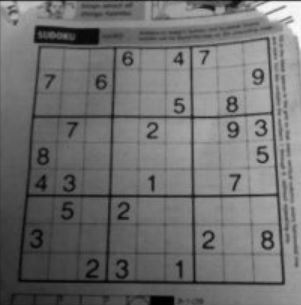
#> input picture image processing codes/KODLAR8_Histogram_Islemleri/KODLAR8_Histogram_Islemleri/Resim6_sudoku.JPG, 301 x 305 px
$ python K8_2_7_RESIM_Histogram_Esitleme_ADAPTIF.py
#> lines starting #> are read from the running program, lines starting #| are printed output that depends on the picture
# -*- coding: utf-8 -*-
"""
Created on Tue Mar 26 06:06:23 2024

@author: muozi
"""


import cv2
import numpy as np
from matplotlib import pyplot as plt

img = cv2.imread('Resim6_sudoku.JPG', 0)
#> img is the input picture: shape (305, 301); min 0, max 253, mean 111.1

# Görüntünün histogramını hesapla
hist = cv2.calcHist([img], [0], None, [256], [0, 256])
#> hist = 256 values, max 951 at index 117, min 0 at index 254, mean 358.6

# Adaptif histogram eşitleme için CLAHE nesnesi oluştur
# clipLimit parametresi, CLAHE (Contrast Limited Adaptive Histogram Equalization -
# Kontrast Sınırlı Uyarlamalı Histogram Eşitleme) işleminde kullanılan bir parametredir.
# Bu parametre, adaptif histogram eşitleme işlemindeki kontrast kısıtlamasını belirler.
# tileGridSize=pencere boyutu
clahe = cv2.createCLAHE(clipLimit=2.0, tileGridSize=(5, 5))

# Görüntüyü adaptif histogram eşitle
equ = clahe.apply(img)
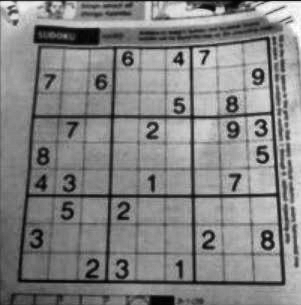
#> equ: shape (305, 301); min 1, max 255, mean 131

# Eşitlenmiş görüntünün histogramını hesapla
hist2 = cv2.calcHist([equ], [0], None, [256], [0, 256])
#> hist2 = 256 values, max 1190 at index 138, min 0 at index 0, mean 358.6

# İşlenmiş görüntüleri görselleştirme
plt.figure(figsize=(12, 8))

plt.subplot(2, 2, 1)
plt.imshow(img, cmap='gray')
plt.title('Orijinal Gri Seviye Görüntü')

plt.subplot(2, 2, 2)
plt.plot(hist, color='b')
plt.title('Orijinal Gri Seviye Histogram')

plt.subplot(2, 2, 3)
plt.imshow(equ, cmap='gray')
plt.title('Adaptif Histogram Eşitleme Sonrası Görüntü')

plt.subplot(2, 2, 4)
plt.plot(hist2, color='b')
plt.title('Adaptif Histogram Eşitleme Sonrası Histogram')

plt.show()
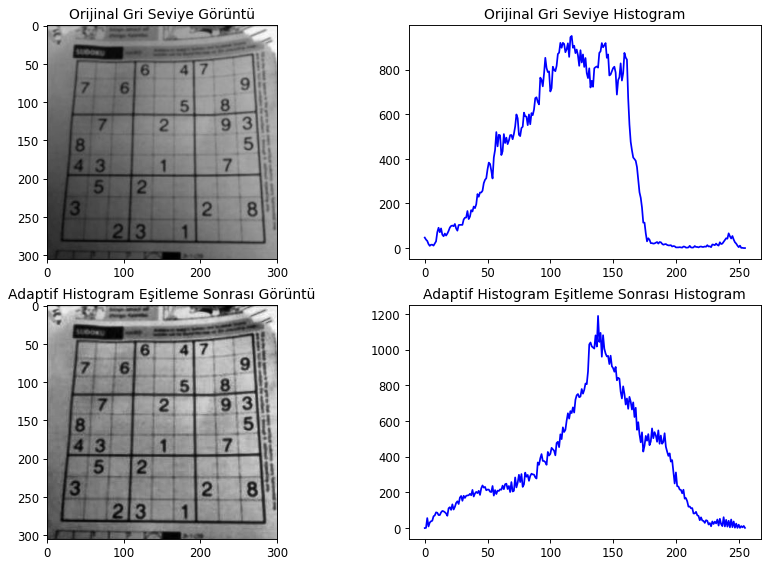
#> figure drawn by matplotlib, 4 panels; panel 2: curve peaks at x = 117, y = 951; panel 4: curve peaks at x = 138, y = 1190

cv2.waitKey(0)
cv2.destroyAllWindows()

$ run again, with image processing codes/KODLAR8_Histogram_Islemleri/KODLAR8_Histogram_Islemleri/Resim13_Rontgen_Panoramik.jpg copied over image processing codes/KODLAR8_Histogram_Islemleri/KODLAR8_Histogram_Islemleri/Resim6_sudoku.JPG
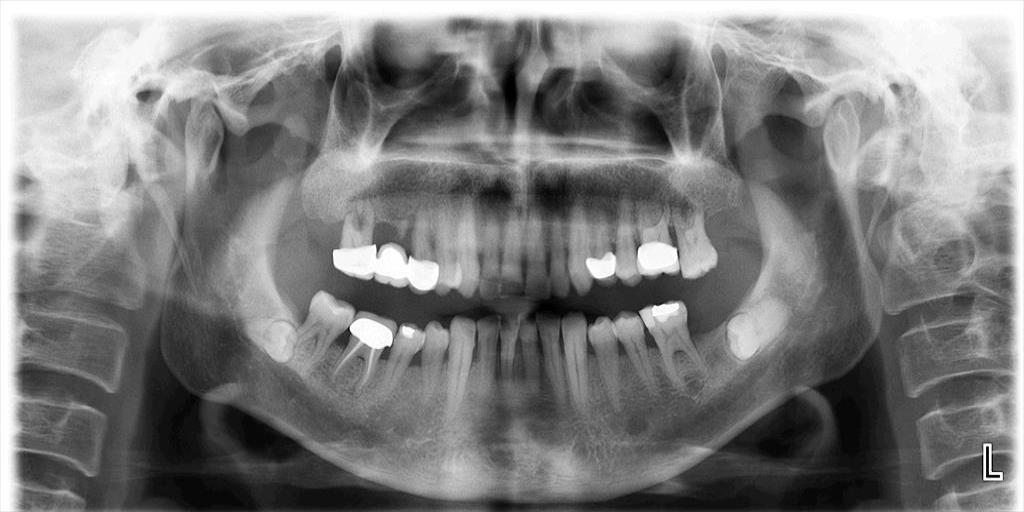
#> input picture image processing codes/KODLAR8_Histogram_Islemleri/KODLAR8_Histogram_Islemleri/Resim13_Rontgen_Panoramik.jpg, 1024 x 512 px
#> img is the input picture: shape (512, 1024); min 0, max 255, mean 127.4
#> hist = 256 values, max 11088 at index 255, min 41 at index 3, mean 2048
#> `equ = clahe.apply(img)`:
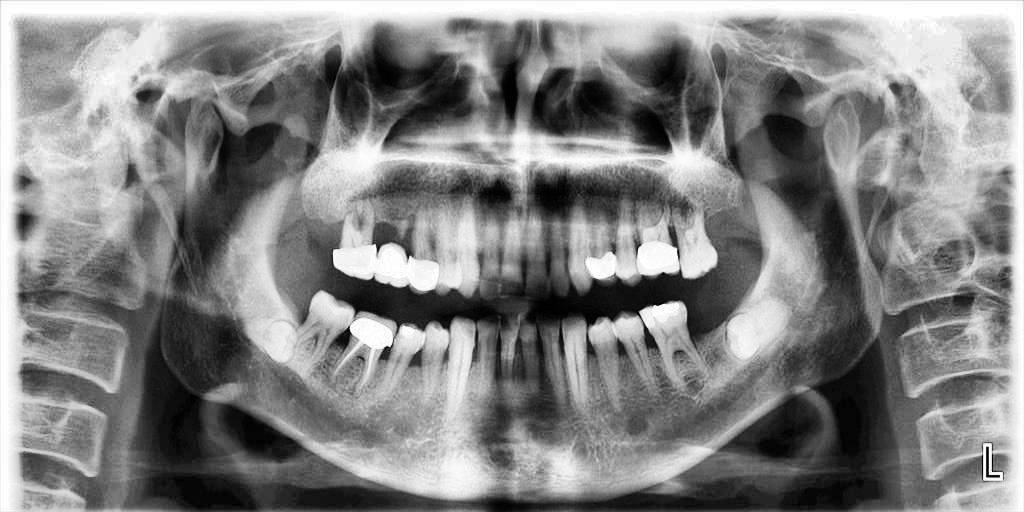
#> equ: shape (512, 1024); min 0, max 255, mean 131.8
#> hist2 = 256 values, max 11093 at index 255, min 110 at index 0, mean 2048
#> `plt.show()`:
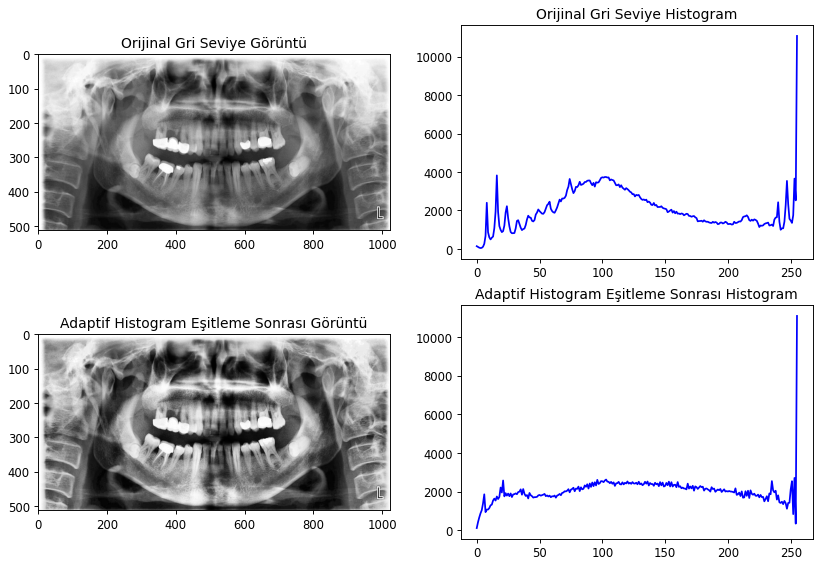
#> figure drawn by matplotlib, 4 panels; panel 2: curve peaks at x = 255, y = 11088; panel 4: curve peaks at x = 255, y = 11093

$ run again, with image processing codes/KODLAR8_Histogram_Islemleri/KODLAR8_Histogram_Islemleri/Resim17_Bitewing1.jpg copied over image processing codes/KODLAR8_Histogram_Islemleri/KODLAR8_Histogram_Islemleri/Resim6_sudoku.JPG
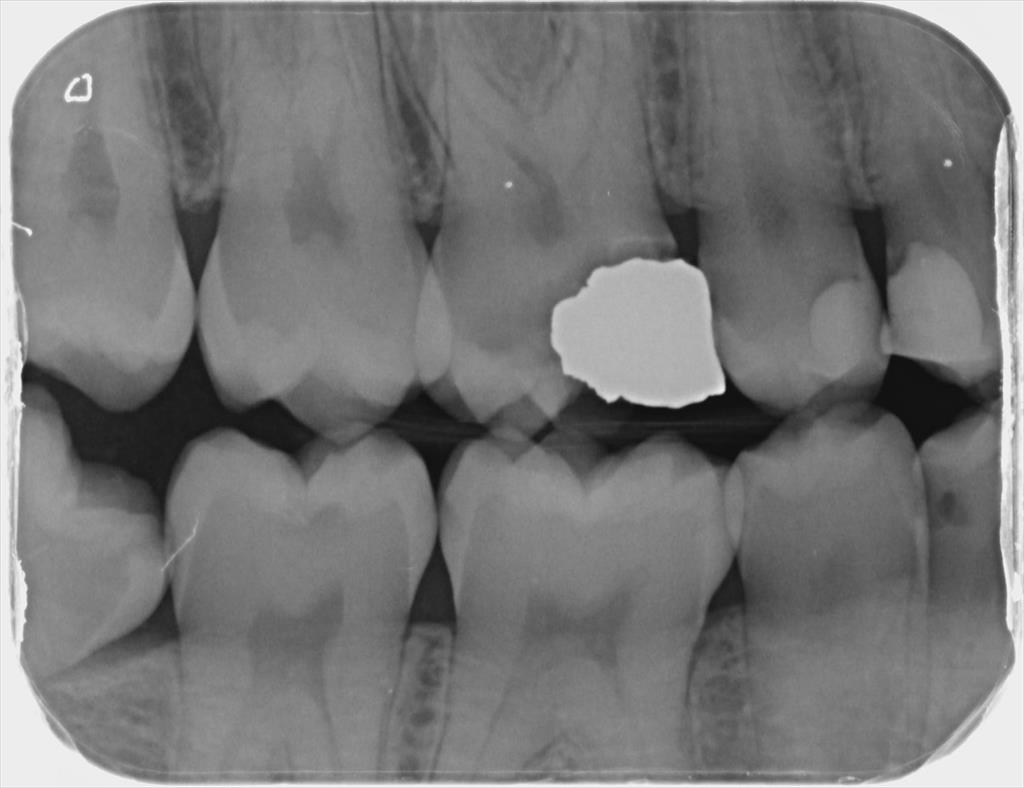
#> input picture image processing codes/KODLAR8_Histogram_Islemleri/KODLAR8_Histogram_Islemleri/Resim17_Bitewing1.jpg, 1024 x 788 px
#> img is the input picture: shape (788, 1024); min 12, max 253, mean 118.6
#> hist = 256 values, max 18085 at index 237, min 0 at index 0, mean 3152
#> `equ = clahe.apply(img)`:
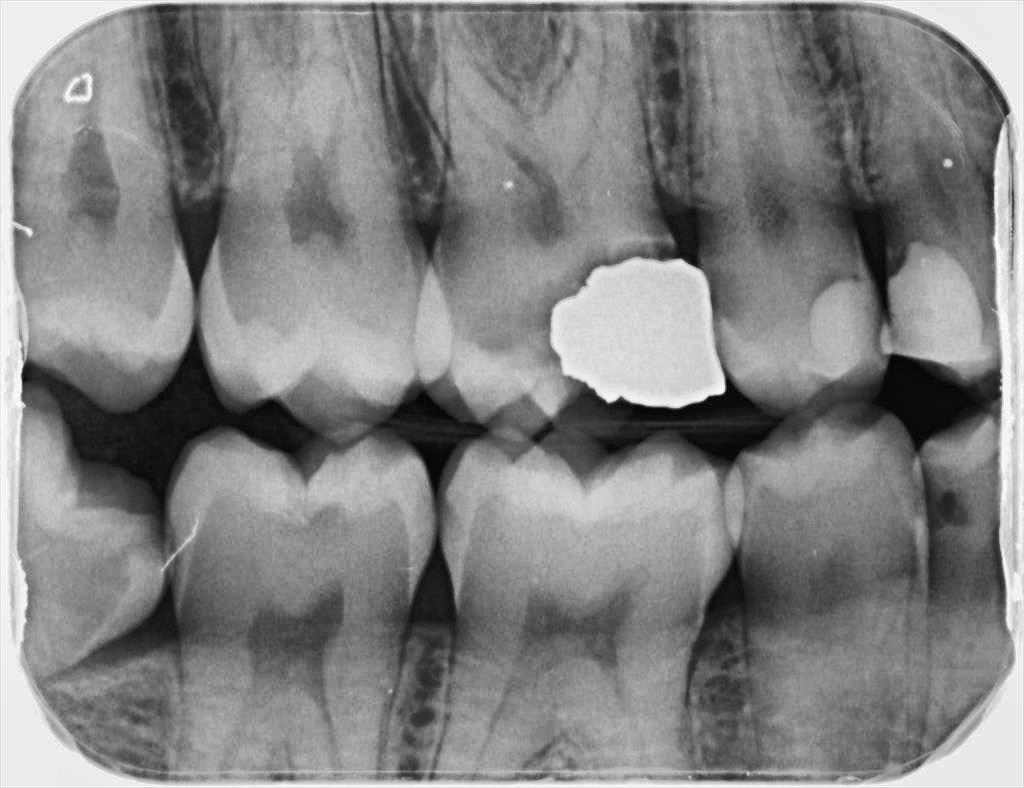
#> equ: shape (788, 1024); min 4, max 254, mean 130.2
#> hist2 = 256 values, max 8802 at index 236, min 0 at index 0, mean 3152
#> `plt.show()`:
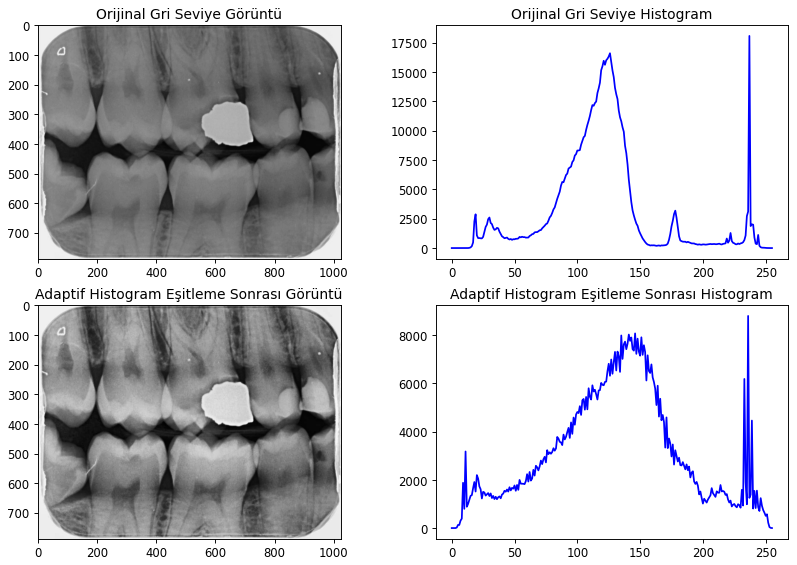
#> figure drawn by matplotlib, 4 panels; panel 2: curve peaks at x = 237, y = 18085; panel 4: curve peaks at x = 236, y = 8802

$ run again, with image processing codes/KODLAR8_Histogram_Islemleri/KODLAR8_Histogram_Islemleri/Resim18_Bitewing2.jpg copied over image processing codes/KODLAR8_Histogram_Islemleri/KODLAR8_Histogram_Islemleri/Resim6_sudoku.JPG
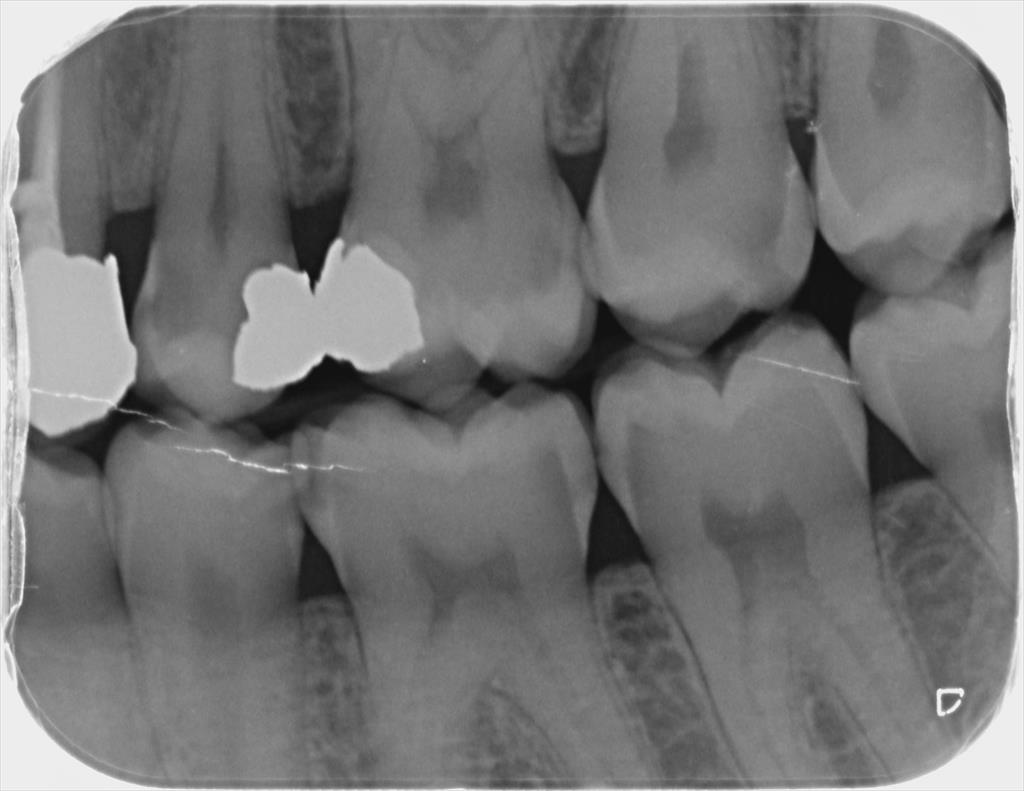
#> input picture image processing codes/KODLAR8_Histogram_Islemleri/KODLAR8_Histogram_Islemleri/Resim18_Bitewing2.jpg, 1024 x 791 px
#> img is the input picture: shape (791, 1024); min 13, max 255, mean 116.5
#> hist = 256 values, max 16399 at index 237, min 0 at index 0, mean 3164
#> `equ = clahe.apply(img)`:
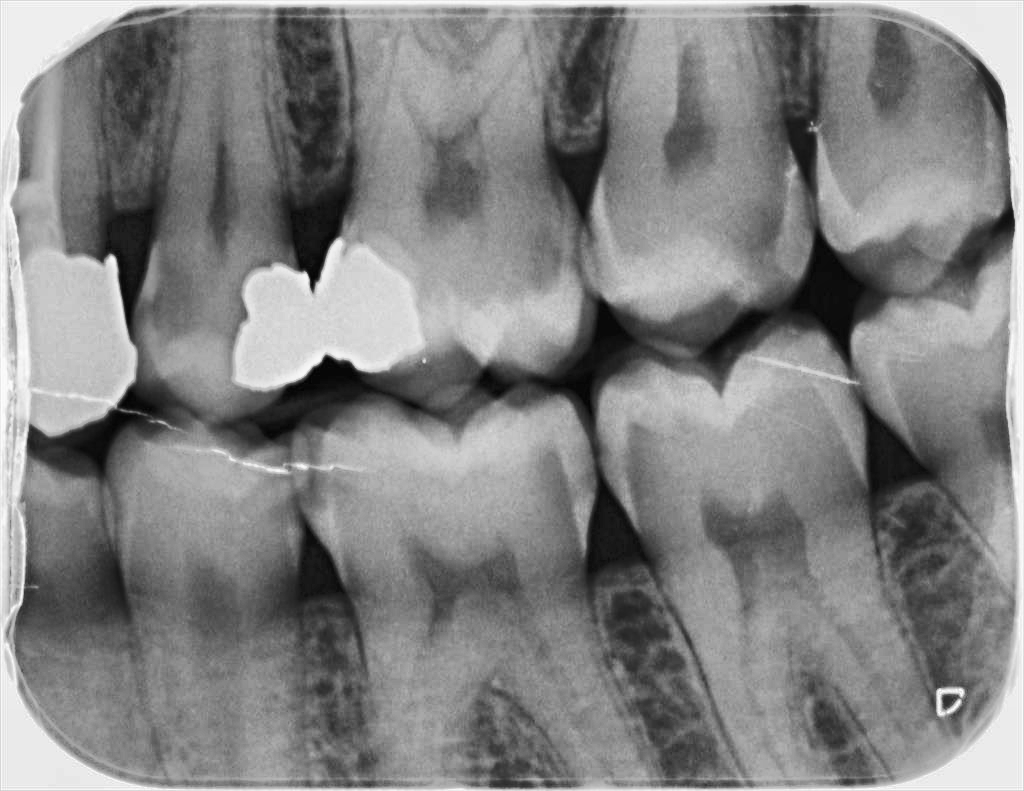
#> equ: shape (791, 1024); min 3, max 255, mean 130.1
#> hist2 = 256 values, max 8069 at index 235, min 0 at index 0, mean 3164
#> `plt.show()`:
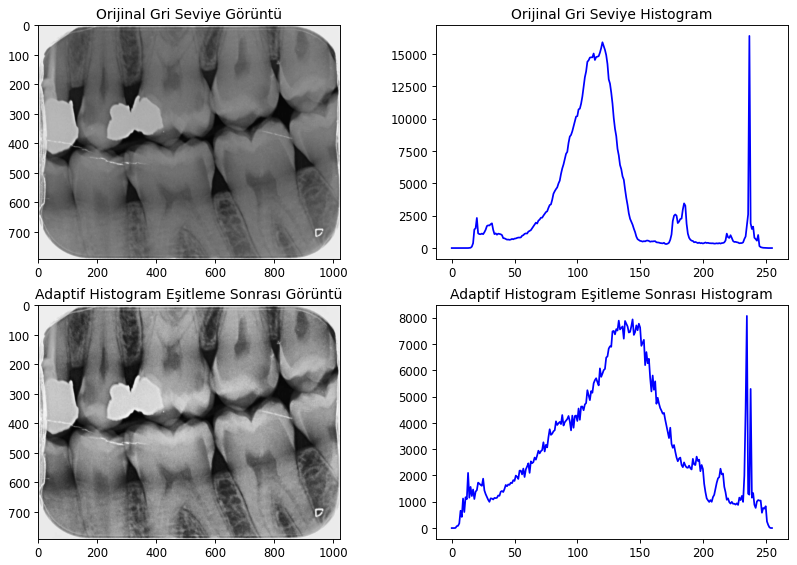
#> figure drawn by matplotlib, 4 panels; panel 2: curve peaks at x = 237, y = 16399; panel 4: curve peaks at x = 235, y = 8069
